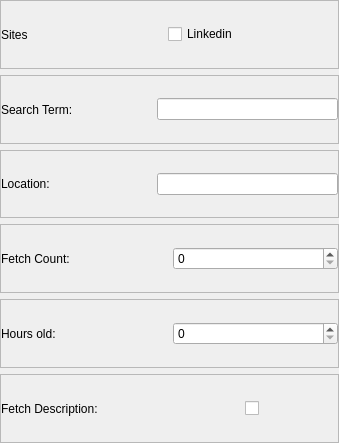
<?xml version="1.0" encoding="UTF-8"?>
<ui version="4.0">
 <class>Frame</class>
 <widget class="QFrame" name="Frame">
  <property name="geometry">
   <rect>
    <x>0</x>
    <y>0</y>
    <width>339</width>
    <height>443</height>
   </rect>
  </property>
  <property name="windowTitle">
   <string>Frame</string>
  </property>
  <layout class="QVBoxLayout" name="verticalLayout">
   <property name="leftMargin">
    <number>0</number>
   </property>
   <property name="topMargin">
    <number>0</number>
   </property>
   <property name="rightMargin">
    <number>0</number>
   </property>
   <property name="bottomMargin">
    <number>0</number>
   </property>
   <item>
    <widget class="QFrame" name="frame_site_names">
     <property name="frameShape">
      <enum>QFrame::Shape::StyledPanel</enum>
     </property>
     <property name="frameShadow">
      <enum>QFrame::Shadow::Raised</enum>
     </property>
     <layout class="QHBoxLayout" name="horizontalLayout">
      <property name="leftMargin">
       <number>0</number>
      </property>
      <property name="topMargin">
       <number>0</number>
      </property>
      <property name="rightMargin">
       <number>10</number>
      </property>
      <property name="bottomMargin">
       <number>0</number>
      </property>
      <item>
       <widget class="QLabel" name="label">
        <property name="minimumSize">
         <size>
          <width>150</width>
          <height>0</height>
         </size>
        </property>
        <property name="text">
         <string>Sites</string>
        </property>
       </widget>
      </item>
      <item>
       <widget class="QCheckBox" name="checkBox_linkedin">
        <property name="text">
         <string>Linkedin</string>
        </property>
       </widget>
      </item>
     </layout>
    </widget>
   </item>
   <item>
    <widget class="QFrame" name="frame_search_term">
     <property name="frameShape">
      <enum>QFrame::Shape::StyledPanel</enum>
     </property>
     <property name="frameShadow">
      <enum>QFrame::Shadow::Raised</enum>
     </property>
     <layout class="QHBoxLayout" name="horizontalLayout_2">
      <property name="leftMargin">
       <number>0</number>
      </property>
      <property name="topMargin">
       <number>0</number>
      </property>
      <property name="rightMargin">
       <number>0</number>
      </property>
      <property name="bottomMargin">
       <number>0</number>
      </property>
      <item>
       <widget class="QLabel" name="label_2">
        <property name="minimumSize">
         <size>
          <width>150</width>
          <height>0</height>
         </size>
        </property>
        <property name="text">
         <string>Search Term: </string>
        </property>
       </widget>
      </item>
      <item>
       <widget class="QLineEdit" name="lineEdit_search_term"/>
      </item>
     </layout>
    </widget>
   </item>
   <item>
    <widget class="QFrame" name="frame_location">
     <property name="frameShape">
      <enum>QFrame::Shape::StyledPanel</enum>
     </property>
     <property name="frameShadow">
      <enum>QFrame::Shadow::Raised</enum>
     </property>
     <layout class="QHBoxLayout" name="horizontalLayout_3">
      <property name="leftMargin">
       <number>0</number>
      </property>
      <property name="topMargin">
       <number>0</number>
      </property>
      <property name="rightMargin">
       <number>0</number>
      </property>
      <property name="bottomMargin">
       <number>0</number>
      </property>
      <item>
       <widget class="QLabel" name="label_3">
        <property name="minimumSize">
         <size>
          <width>150</width>
          <height>0</height>
         </size>
        </property>
        <property name="text">
         <string>Location: </string>
        </property>
       </widget>
      </item>
      <item>
       <widget class="QLineEdit" name="lineEdit_location"/>
      </item>
     </layout>
    </widget>
   </item>
   <item>
    <widget class="QFrame" name="frame_results_wanted">
     <property name="frameShape">
      <enum>QFrame::Shape::StyledPanel</enum>
     </property>
     <property name="frameShadow">
      <enum>QFrame::Shadow::Raised</enum>
     </property>
     <layout class="QHBoxLayout" name="horizontalLayout_4">
      <property name="leftMargin">
       <number>0</number>
      </property>
      <property name="topMargin">
       <number>0</number>
      </property>
      <property name="rightMargin">
       <number>0</number>
      </property>
      <property name="bottomMargin">
       <number>0</number>
      </property>
      <item>
       <widget class="QLabel" name="label_4">
        <property name="minimumSize">
         <size>
          <width>150</width>
          <height>0</height>
         </size>
        </property>
        <property name="text">
         <string>Fetch Count: </string>
        </property>
       </widget>
      </item>
      <item>
       <widget class="QSpinBox" name="spinBox_fetch_count"/>
      </item>
     </layout>
    </widget>
   </item>
   <item>
    <widget class="QFrame" name="frame_hours_old">
     <property name="frameShape">
      <enum>QFrame::Shape::StyledPanel</enum>
     </property>
     <property name="frameShadow">
      <enum>QFrame::Shadow::Raised</enum>
     </property>
     <layout class="QHBoxLayout" name="horizontalLayout_5">
      <property name="leftMargin">
       <number>0</number>
      </property>
      <property name="topMargin">
       <number>0</number>
      </property>
      <property name="rightMargin">
       <number>0</number>
      </property>
      <property name="bottomMargin">
       <number>0</number>
      </property>
      <item>
       <widget class="QLabel" name="label_5">
        <property name="minimumSize">
         <size>
          <width>150</width>
          <height>0</height>
         </size>
        </property>
        <property name="text">
         <string>Hours old: </string>
        </property>
       </widget>
      </item>
      <item>
       <widget class="QSpinBox" name="spinBox_hours_old">
        <property name="maximum">
         <number>999</number>
        </property>
       </widget>
      </item>
     </layout>
    </widget>
   </item>
   <item>
    <widget class="QFrame" name="frame_is_fetch_description">
     <property name="frameShape">
      <enum>QFrame::Shape::StyledPanel</enum>
     </property>
     <property name="frameShadow">
      <enum>QFrame::Shadow::Raised</enum>
     </property>
     <layout class="QHBoxLayout" name="horizontalLayout_6">
      <property name="leftMargin">
       <number>0</number>
      </property>
      <property name="topMargin">
       <number>0</number>
      </property>
      <property name="rightMargin">
       <number>0</number>
      </property>
      <property name="bottomMargin">
       <number>0</number>
      </property>
      <item>
       <widget class="QLabel" name="label_6">
        <property name="minimumSize">
         <size>
          <width>150</width>
          <height>0</height>
         </size>
        </property>
        <property name="text">
         <string>Fetch Description: </string>
        </property>
       </widget>
      </item>
      <item alignment="Qt::AlignmentFlag::AlignHCenter">
       <widget class="QCheckBox" name="checkBox_fetch_description">
        <property name="minimumSize">
         <size>
          <width>20</width>
          <height>20</height>
         </size>
        </property>
        <property name="text">
         <string/>
        </property>
       </widget>
      </item>
     </layout>
    </widget>
   </item>
  </layout>
 </widget>
 <resources/>
 <connections/>
</ui>
